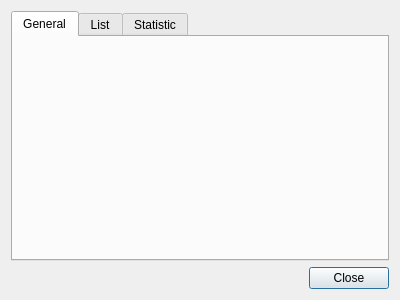
<?xml version="1.0" encoding="UTF-8"?>
<ui version="4.0">
 <class>SearchInfoDialog</class>
 <widget class="QDialog" name="SearchInfoDialog">
  <property name="geometry">
   <rect>
    <x>0</x>
    <y>0</y>
    <width>400</width>
    <height>300</height>
   </rect>
  </property>
  <property name="windowTitle">
   <string>Search Info</string>
  </property>
  <property name="windowIcon">
   <iconset resource="../icons.qrc">
    <normaloff>:/icons/32x32/view-statistics.png</normaloff>:/icons/32x32/view-statistics.png</iconset>
  </property>
  <layout class="QVBoxLayout" name="verticalLayout_3">
   <item>
    <widget class="QTabWidget" name="tabWidget">
     <property name="sizePolicy">
      <sizepolicy hsizetype="Expanding" vsizetype="Expanding">
       <horstretch>0</horstretch>
       <verstretch>0</verstretch>
      </sizepolicy>
     </property>
     <property name="currentIndex">
      <number>0</number>
     </property>
     <widget class="QWidget" name="tab">
      <attribute name="title">
       <string>General</string>
      </attribute>
      <layout class="QVBoxLayout" name="verticalLayout_2">
       <item>
        <widget class="QLabel" name="label_searchText">
         <property name="text">
          <string/>
         </property>
        </widget>
       </item>
       <item>
        <widget class="QLabel" name="label_foundItems">
         <property name="text">
          <string/>
         </property>
        </widget>
       </item>
      </layout>
     </widget>
     <widget class="QWidget" name="tab_3">
      <attribute name="title">
       <string>List</string>
      </attribute>
      <layout class="QVBoxLayout" name="verticalLayout">
       <item>
        <widget class="QTextBrowser" name="textBrowser_list"/>
       </item>
      </layout>
     </widget>
     <widget class="QWidget" name="tab_2">
      <attribute name="title">
       <string>Statistic</string>
      </attribute>
      <layout class="QHBoxLayout" name="horizontalLayout_2">
       <item>
        <widget class="QGraphicsView" name="graphicsView"/>
       </item>
      </layout>
     </widget>
    </widget>
   </item>
   <item>
    <layout class="QHBoxLayout" name="horizontalLayout">
     <item>
      <spacer name="horizontalSpacer">
       <property name="orientation">
        <enum>Qt::Horizontal</enum>
       </property>
       <property name="sizeHint" stdset="0">
        <size>
         <width>40</width>
         <height>20</height>
        </size>
       </property>
      </spacer>
     </item>
     <item>
      <widget class="QPushButton" name="pushButton_close">
       <property name="sizePolicy">
        <sizepolicy hsizetype="Fixed" vsizetype="Fixed">
         <horstretch>0</horstretch>
         <verstretch>0</verstretch>
        </sizepolicy>
       </property>
       <property name="text">
        <string>Close</string>
       </property>
       <property name="icon">
        <iconset resource="../icons.qrc">
         <normaloff>:/icons/16x16/application-exit.png</normaloff>:/icons/16x16/application-exit.png</iconset>
       </property>
      </widget>
     </item>
    </layout>
   </item>
  </layout>
 </widget>
 <resources>
  <include location="../icons.qrc"/>
 </resources>
 <connections/>
</ui>
